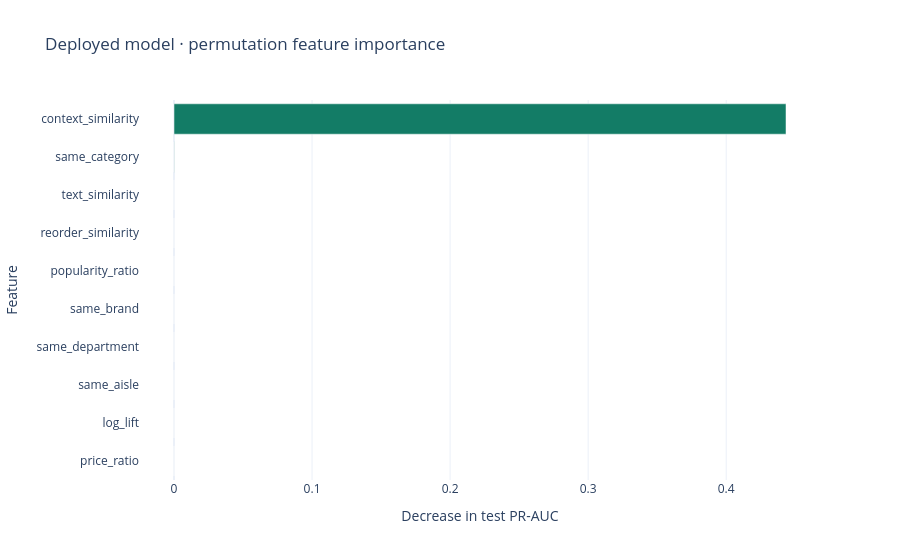
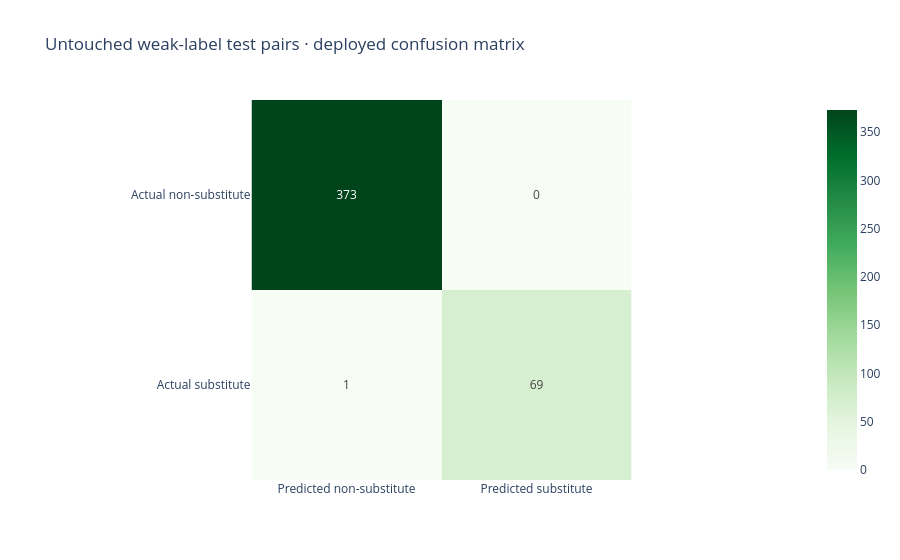
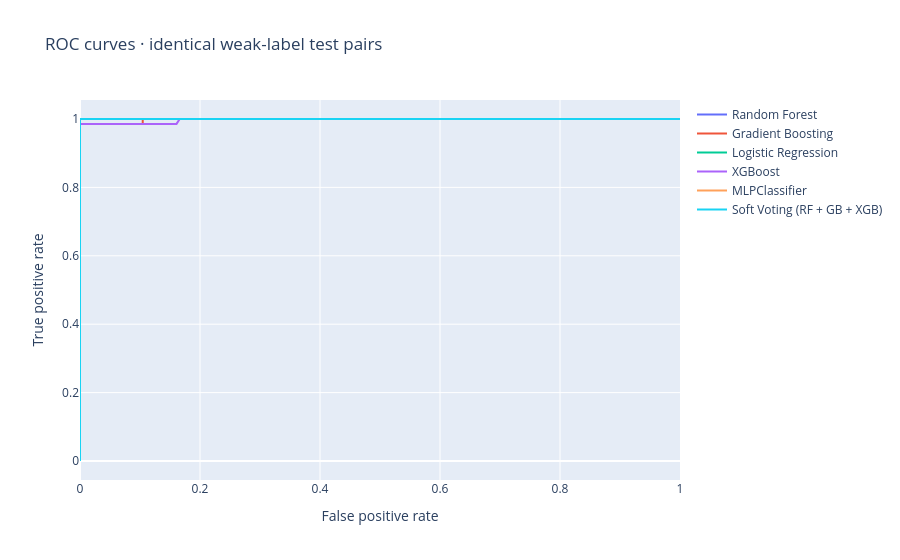

Source (notebook cell) for these figures, in order:
### Markdown cell above
### 6 — Two proposed models, four comparators, product-disjoint evaluation
RF and GB are proposed; LR, XGBoost, MLP and soft voting are comparisons. Every model uses identical product-disjoint train/test indices and three purged product-disjoint CV folds. Pairs spanning a boundary are excluded. Sigmoid calibration averages fold-specific calibrated estimators (`ensemble=True`), so each calibrator sees held-out products. Deployment uses training-CV average precision only. Scaling stays inside LR/MLP pipelines. Tuning is brief and non-nested; CV selection estimates can be optimistic.

Historical basket-derived context and label thresholds use the available catalogue history (transductive). Product-disjoint supervised labels do not imply a fully inductive cold-start or expert-labelled benchmark. The separate next-order benchmark measures observed switches, not causal recovery. [Calibration reference](https://scikit-learn.org/stable/modules/generated/sklearn.calibration.CalibratedClassifierCV.html).

### Code cell
from importlib.metadata import version as package_version

MODEL_ORDER=['Random Forest','Gradient Boosting','Logistic Regression','XGBoost','MLPClassifier','Soft Voting (RF + GB + XGB)']
PROPOSED=['Random Forest','Gradient Boosting']
MODEL_ROLES={name:('Proposed' if name in PROPOSED else 'Comparison') for name in MODEL_ORDER}
recipe_version='product-disjoint-v3'
model_hash=hashlib.sha256(X.tobytes()+y.tobytes()+train_idx.tobytes()+test_idx.tobytes()+
    recipe_version.encode()+package_version('scikit-learn').encode()+package_version('xgboost').encode()).hexdigest()[:16]
model_file=CACHE/f'models-{model_hash}.joblib'
model_cache_hit=model_file.exists()
if model_cache_hit:
    models,cv_results=joblib.load(model_file)
    print('Loaded six cached fitted models; training times are the original measured times.')
else:
    specs={
      'Random Forest':(RandomForestClassifier(random_state=SEED,n_jobs=1,class_weight='balanced'),
          {'n_estimators':[140],'max_depth':[7,None],'min_samples_leaf':[3,8]}),
      'Gradient Boosting':(GradientBoostingClassifier(random_state=SEED),
          {'n_estimators':[90,150],'learning_rate':[.06],'max_depth':[2,3]}),
      'Logistic Regression':(Pipeline([('scale',StandardScaler()),('classifier',LogisticRegression(max_iter=1000,class_weight='balanced',random_state=SEED))]),
          {'classifier__C':[.3,3.]}),
      'XGBoost':(XGBClassifier(objective='binary:logistic',eval_metric='logloss',tree_method='hist',
          random_state=SEED,n_jobs=1,learning_rate=.06,subsample=.9,colsample_bytree=.9),
          {'n_estimators':[100,160],'max_depth':[2,3]}),
      'MLPClassifier':(Pipeline([('scale',StandardScaler()),('classifier',MLPClassifier(
          random_state=SEED,max_iter=300,early_stopping=True,validation_fraction=.15,n_iter_no_change=18))]),
          {'classifier__hidden_layer_sizes':[(32,),(64,)],'classifier__alpha':[.001]})}
    models={}; cv_results=[]; best_estimators={}
    def tune_and_calibrate(name,estimator,grid):
        t=perf_counter()
        # The exact same `cv` index lists are passed to every search and calibration.
        with threadpool_limits(limits=1), joblib.parallel_backend('threading',n_jobs=2):
            search=GridSearchCV(estimator,grid,scoring='average_precision',cv=cv,n_jobs=2,error_score='raise')
            search.fit(X[train_idx],y[train_idx])
            calibrated=CalibratedClassifierCV(estimator=search.best_estimator_,method='sigmoid',cv=cv,ensemble=True,n_jobs=2)
            calibrated.fit(X[train_idx],y[train_idx])
        models[name]=calibrated
        best_estimators[name]=clone(search.best_estimator_)
        cv_results.append(dict(model=name,role=MODEL_ROLES[name],cv_pr_auc=float(search.best_score_),
            cv_std=float(search.cv_results_['std_test_score'][search.best_index_]),
            configurations=len(search.cv_results_['params']),parameters=search.best_params_,fit_seconds=perf_counter()-t))
        print(f'{name}: CV PR-AUC {search.best_score_:.6f}, {cv_results[-1]["fit_seconds"]:.2f}s')
    for name,(estimator,grid) in specs.items():
        tune_and_calibrate(name,estimator,grid)
    voter=VotingClassifier(estimators=[('rf',best_estimators['Random Forest']),('gb',best_estimators['Gradient Boosting']),
        ('xgb',best_estimators['XGBoost'])],voting='soft',n_jobs=1)
    tune_and_calibrate(MODEL_ORDER[-1],voter,{'weights':[(1,1,1),(1,1,2)]})
    joblib.dump((models,cv_results),model_file)
assert list(models)==MODEL_ORDER
for result in cv_results:
    result['cv_pr_auc']=float(np.clip(result['cv_pr_auc'],0,1))
# No outer test / future-order metric is read when choosing the deployed model.
selected_name=max(cv_results,key=lambda row:round(row['cv_pr_auc'],12))['model']
model=models[selected_name]
model_metrics=[]; curves={}; cms={}
for name,est in models.items():
    prob=est.predict_proba(X[test_idx])[:,1]; pred=prob>=.5
    timing=next(row for row in cv_results if row['model']==name)
    model_metrics.append(dict(model=name,role=MODEL_ROLES[name],roc_auc=roc_auc_score(y[test_idx],prob),
       pr_auc=average_precision_score(y[test_idx],prob),f1=f1_score(y[test_idx],pred),
       precision=precision_score(y[test_idx],pred,zero_division=0),recall=recall_score(y[test_idx],pred,zero_division=0),
       brier=brier_score_loss(y[test_idx],prob),cv_pr_auc=timing['cv_pr_auc'],fit_seconds=timing['fit_seconds']))
    fpr,tpr,_=roc_curve(y[test_idx],prob)
    prec,rec,_=precision_recall_curve(y[test_idx],prob)
    curves[name]={'fpr':fpr.tolist(),'tpr':tpr.tolist(),'precision':prec.tolist(),'recall':rec.tolist()}
    cms[name]=confusion_matrix(y[test_idx],pred,labels=[0,1]).tolist()
print('Best / deployed by training CV:',selected_name)
print('All six models use',len(train_idx),'training pairs,',len(test_idx),'test pairs and the same',len(cv),'CV folds.')
# Model-agnostic importance supports LR, MLP and the voter as well as trees.
# This is a post-selection diagnostic; it never feeds model selection or training.
with threadpool_limits(limits=1), joblib.parallel_backend('threading',n_jobs=2):
    perm=permutation_importance(model,X[test_idx],y[test_idx],scoring='average_precision',n_repeats=3,random_state=SEED,n_jobs=2)
importance=pd.DataFrame({'feature':FEATURES,'importance':perm.importances_mean,'std':perm.importances_std}).sort_values('importance')
px.bar(importance,x='importance',y='feature',orientation='h',title='Deployed model · permutation feature importance',labels={'importance':'Decrease in test PR-AUC','feature':'Feature'}).show()
px.imshow(cms[selected_name],text_auto=True,x=['Predicted non-substitute','Predicted substitute'],y=['Actual non-substitute','Actual substitute'],title='Untouched weak-label test pairs · deployed confusion matrix',color_continuous_scale='Greens').show()
for kind in ['ROC','PR']:
    fig=go.Figure()
    for name,cur in curves.items():
        fig.add_trace(go.Scatter(x=cur['fpr' if kind=='ROC' else 'recall'],y=cur['tpr' if kind=='ROC' else 'precision'],name=name,mode='lines'))
    fig.update_layout(title=f'{kind} curves · identical weak-label test pairs',xaxis_title='False positive rate' if kind=='ROC' else 'Recall',yaxis_title='True positive rate' if kind=='ROC' else 'Precision')
    fig.show()

### Figure 1 — Plotly figure (JSON) as saved in the notebook; plotly's stock layout.template omitted (floating-point values rounded to 4 significant figures)
{"data": [{"hovertemplate": "Decrease in test PR-AUC=%{x}<br>Feature=%{y}<extra></extra>", "legendgroup": "", "marker": {"color": "#137C66", "pattern": {"shape": ""}}, "name": "", "orientation": "h", "showlegend": false, "textposition": "auto", "type": "bar", "x": [-1.48e-16, -1.11e-16, -7.401e-17, -7.401e-17, -7.401e-17, -3.701e-17, 0.0, 7.401e-17, 0.0001323, 0.4433], "xaxis": "x", "y": ["price_ratio", "log_lift", "same_aisle", "same_department", "same_brand", "popularity_ratio", "reorder_similarity", "text_similarity", "same_category", "context_similarity"], "yaxis": "y"}], "layout": {"barmode": "relative", "legend": {"tracegroupgap": 0}, "title": {"text": "Deployed model · permutation feature importance"}, "xaxis": {"anchor": "y", "domain": [0.0, 1.0], "title": {"text": "Decrease in test PR-AUC"}}, "yaxis": {"anchor": "x", "domain": [0.0, 1.0], "title": {"text": "Feature"}}}}

### Figure 2 — Plotly figure (JSON) as saved in the notebook; plotly's stock layout.template omitted (floating-point values rounded to 4 significant figures)
{"data": [{"coloraxis": "coloraxis", "hovertemplate": "x: %{x}<br>y: %{y}<br>color: %{z}<extra></extra>", "name": "0", "texttemplate": "%{z}", "type": "heatmap", "x": ["Predicted non-substitute", "Predicted substitute"], "xaxis": "x", "y": ["Actual non-substitute", "Actual substitute"], "yaxis": "y", "z": [[373, 0], [1, 69]]}], "layout": {"coloraxis": {"autocolorscale": false, "colorscale": [[0.0, "rgb(247,252,245)"], [0.125, "rgb(229,245,224)"], [0.25, "rgb(199,233,192)"], [0.375, "rgb(161,217,155)"], [0.5, "rgb(116,196,118)"], [0.625, "rgb(65,171,93)"], [0.75, "rgb(35,139,69)"], [0.875, "rgb(0,109,44)"], [1.0, "rgb(0,68,27)"]]}, "title": {"text": "Untouched weak-label test pairs · deployed confusion matrix"}, "xaxis": {"anchor": "y", "constrain": "domain", "domain": [0.0, 1.0], "scaleanchor": "y"}, "yaxis": {"anchor": "x", "autorange": "reversed", "constrain": "domain", "domain": [0.0, 1.0]}}}

### Figure 3 — Plotly figure (JSON) as saved in the notebook; plotly's stock layout.template omitted (floating-point values rounded to 4 significant figures)
{"data": [{"mode": "lines", "name": "Random Forest", "type": "scatter", "x": [0.0, 0.0, 0.0, 0.2895, 0.2949, 0.3083, 0.3244, 0.3298, 0.3351, 0.3378, 0.3512, 0.3539, 0.3592, 1.0], "y": [0.0, 0.01429, 1.0, 1.0, 1.0, 1.0, 1.0, 1.0, 1.0, 1.0, 1.0, 1.0, 1.0, 1.0]}, {"mode": "lines", "name": "Gradient Boosting", "type": "scatter", "x": [0.0, 0.0, 0.0, 0.0, 0.002681, 0.008043, 0.02413, 0.03217, 0.04021, 0.04558, 0.0563, 0.06434, 0.06971, 0.07775, 0.09651, 0.1019, 0.1046, 0.1046, 0.1099, 0.1153, 0.118, 0.2172, 0.3137, 0.3298, 0.3324, 0.3512, 0.3566, 0.3807, 0.6488, 0.9839, 1.0], "y": [0.0, 0.4429, 0.8143, 0.9857, 0.9857, 0.9857, 0.9857, 0.9857, 0.9857, 0.9857, 0.9857, 0.9857, 0.9857, 0.9857, 0.9857, 0.9857, 0.9857, 1.0, 1.0, 1.0, 1.0, 1.0, 1.0, 1.0, 1.0, 1.0, 1.0, 1.0, 1.0, 1.0, 1.0]}, {"mode": "lines", "name": "Logistic Regression", "type": "scatter", "x": [0.0, 0.0, 0.0, 1.0], "y": [0.0, 0.01429, 1.0, 1.0]}, {"mode": "lines", "name": "XGBoost", "type": "scatter", "x": [0.0, 0.0, 0.0, 0.0, 0.0, 0.0, 0.0, 0.0, 0.0, 0.0, 0.0, 0.0, 0.0, 0.0, 0.0, 0.0, 0.0, 0.0, 0.0, 0.0, 0.0429, 0.04826, 0.08043, 0.09115, 0.09383, 0.0992, 0.1019, 0.1099, 0.1233, 0.134, 0.1475, 0.1609, 0.1662, 0.1689, 0.1769, 0.1823, 0.2252, 0.2466, 0.252, 0.2627, 0.2654, 0.2708, 0.2735, 0.3029, 0.3083, 0.319, 0.3432, 0.3485, 0.3646, 0.3673, 0.3834, 0.3861, 0.4263, 0.4343, 0.4558, 0.4611, 0.5362, 0.6917, 0.6944, 0.7024, 0.7051, 0.7105, 0.7158, 0.7507, 0.7641, 1.0], "y": [0.0, 0.08571, 0.1286, 0.1571, 0.2143, 0.2429, 0.2714, 0.3143, 0.3286, 0.4143, 0.5143, 0.5429, 0.5714, 0.6, 0.6143, 0.6429, 0.7429, 0.8286, 0.8714, 0.9857, 0.9857, 0.9857, 0.9857, 0.9857, 0.9857, 0.9857, 0.9857, 0.9857, 0.9857, 0.9857, 0.9857, 0.9857, 1.0, 1.0, 1.0, 1.0, 1.0, 1.0, 1.0, 1.0, 1.0, 1.0, 1.0, 1.0, 1.0, 1.0, 1.0, 1.0, 1.0, 1.0, 1.0, 1.0, 1.0, 1.0, 1.0, 1.0, 1.0, 1.0, 1.0, 1.0, 1.0, 1.0, 1.0, 1.0, 1.0, 1.0]}, {"mode": "lines", "name": "MLPClassifier", "type": "scatter", "x": [0.0, 0.0, 0.0, 1.0], "y": [0.0, 0.01429, 1.0, 1.0]}, {"mode": "lines", "name": "Soft Voting (RF + GB + XGB)", "type": "scatter", "x": [0.0, 0.0, 0.0, 0.3727, 0.378, 0.3807, 0.3861, 0.4075, 0.4209, 0.4584, 0.4611, 0.4826, 0.4853, 0.5496, 0.7024, 0.7051, 0.7131, 0.7158, 0.7212, 0.7239, 0.7587, 0.9705, 0.9732, 0.9946, 1.0], "y": [0.0, 0.01429, 1.0, 1.0, 1.0, 1.0, 1.0, 1.0, 1.0, 1.0, 1.0, 1.0, 1.0, 1.0, 1.0, 1.0, 1.0, 1.0, 1.0, 1.0, 1.0, 1.0, 1.0, 1.0, 1.0]}], "layout": {"title": {"text": "ROC curves · identical weak-label test pairs"}, "xaxis": {"title": {"text": "False positive rate"}}, "yaxis": {"title": {"text": "True positive rate"}}}}
